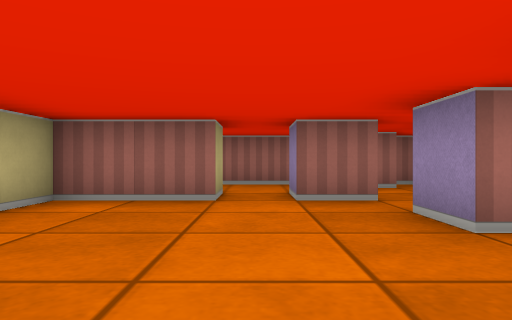
View 1 (above)

12 first-person views from a walk through a cub3D maze. The camera is about half as high as the walls, looks level and sees 70° across. The floor is counted in squares. Each view is taken from the middle of a square. On the plan, view 1 faces up. The plan holds only what a view shows up to about 9 squares ahead; the rest is blank.

View 2
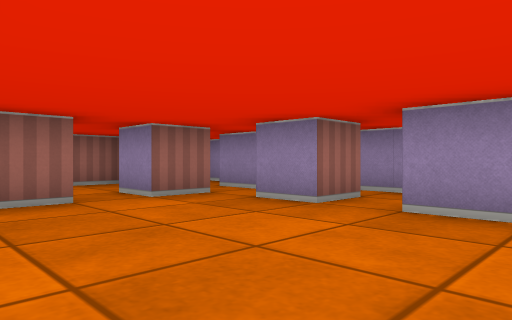

View 3
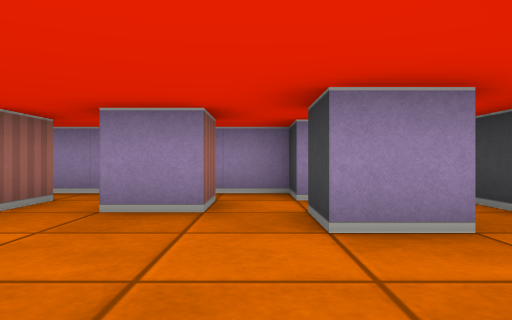

View 4
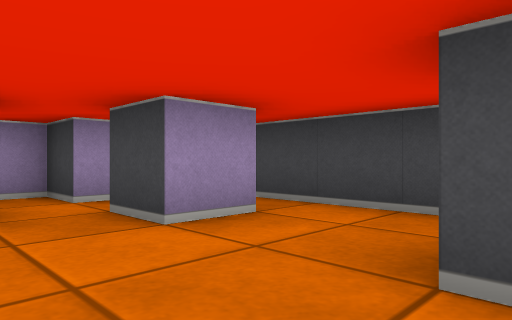

View 5
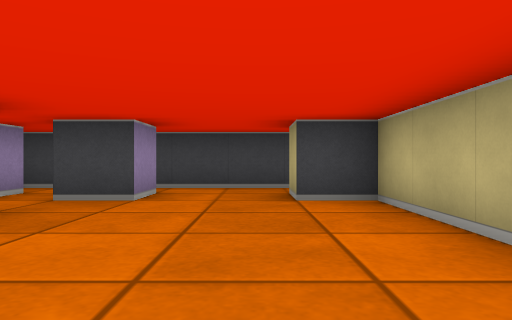

View 6
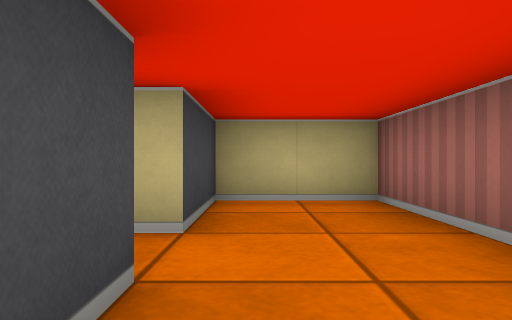

View 7
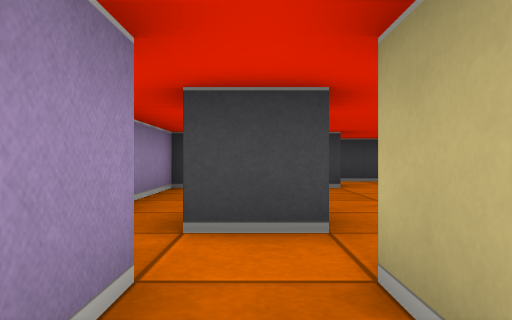

View 8
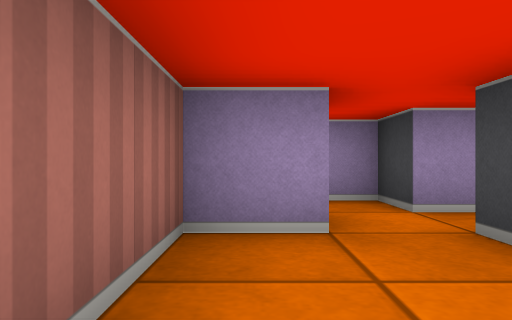

View 9
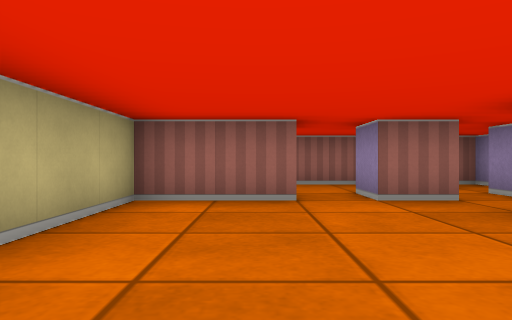

View 10
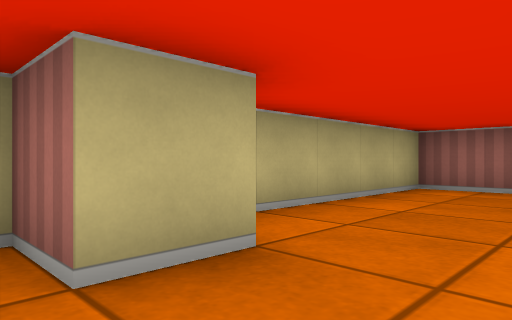

View 11
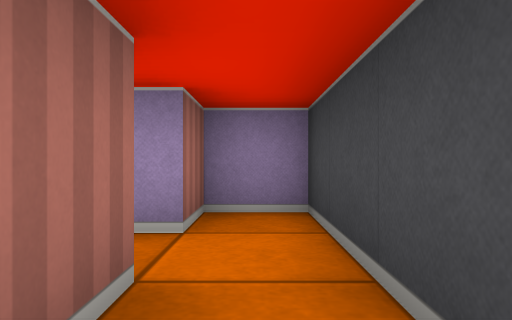

View 12
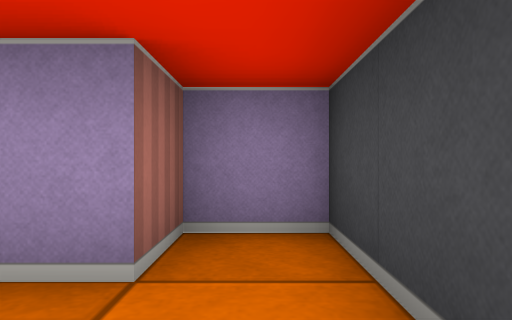

### Floor plan
Points are (right, up) in squares from view 1. A wall is a line through its corners. A room is listed if a view was taken in it or the views show most of it. See-through windows are left out.
Room 1 (views 1, 2, 3, 4, 5, 6, 7, 8, 9, 10, 11, 12)
walls: (0.5, 4.5) (0.5, 5.5) (1.5, 5.5) (1.5, 4.5) (0.5, 4.5); (2.5, 2.5) (1.5, 2.5) (1.5, 3.5) (2.5, 3.5); (2.5, 0.5) (1.5, 0.5) (1.5, 1.5); (2.5, 4.5) (2.5, 5.5) (3.5, 5.5) (3.5, 7.5) (2.9, 7.5); (1.5, -1.5) (0.5, -1.5) (0.5, -0.5) (1.5, -0.5); (1.5, 6.5) (1.5, 7.5) (-2.5, 7.5) (-2.5, 5.5) (-0.5, 5.5) (-0.5, 4.5) (-2.5, 4.5) (-2.5, -0.5) (-1.5, -0.5) (-1.5, -1.5) (-2.5, -1.5); (-1.6, -2.5) (3.5, -2.5) (3.5, -1.5) (2.5, -1.5) (2.5, -0.5) (3.5, -0.5) (3.5, 3.1)

Where each view was taken, in squares from view 1:
view 1: 0 up, 0 right, facing up
view 2: 0 up, 2 left, facing up-right
view 3: 0 up, 2 left, facing right
view 4: 1 up, 2 left, facing down-right
view 5: 4 up, 1 left, facing down
view 6: 6 up, 2 right, facing left
view 7: 6 up, 2 right, facing down
view 8: 7 up, 1 left, facing right
view 9: 0 up, 1 left, facing up
view 10: 2 down, 0 right, facing up-left
view 11: 2 down, 0 right, facing right
view 12: 2 down, 1 right, facing right
